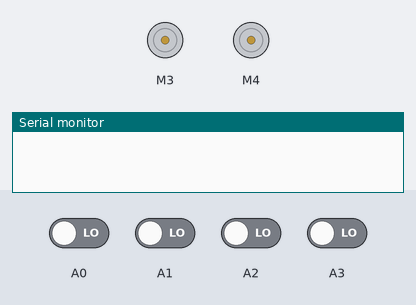
This sketch was run on a simulated Arduino Uno, built with avr-gcc and run on an emulated ATmega328P. Shown: 2 × DC motor (green arrow = forward, orange = backward, longer = faster), the last lines printed to the serial monitor. Inputs (shaded band) come from the test bench; at power-on: A0–3 LOW.

Above: at 1.2 s.
1.3 s: A0 driven HIGH
At 2.5 s:
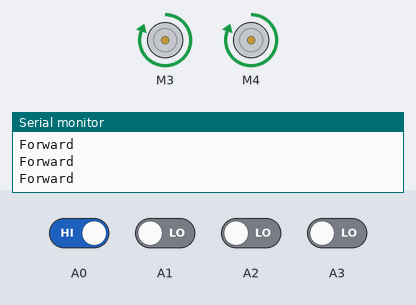
2.8 s: A1 driven HIGH
At 4.0 s:
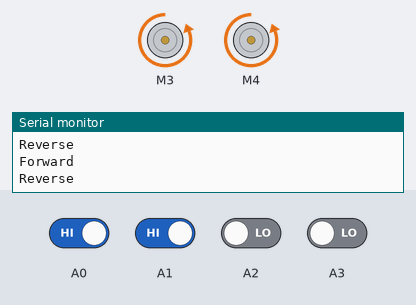
4.3 s: A2 driven HIGH
At 5.4 s:
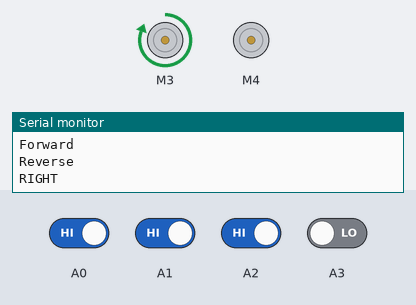
5.8 s: A3 driven HIGH
At 6.9 s:
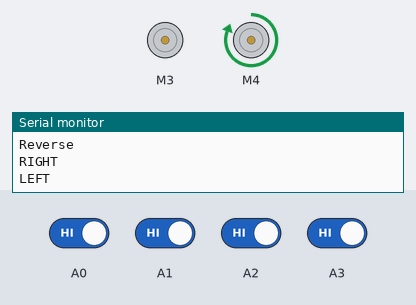
7.3 s: A3 driven LOW
At 8.4 s:
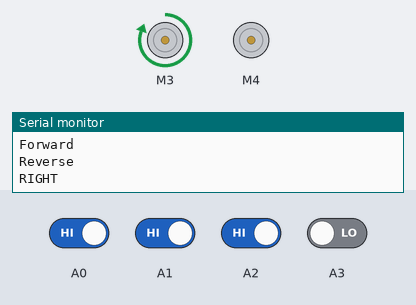
8.8 s: A2 driven LOW
At 9.9 s:
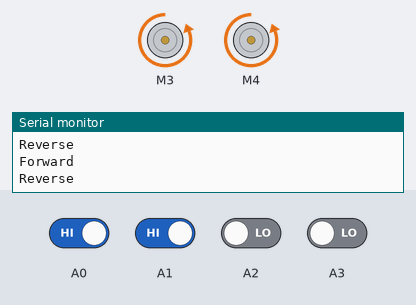
Timing chart, 0 to 11.3 s (numbered marks = the images above; inputs shaded):
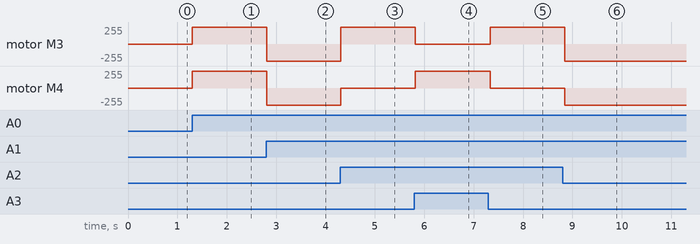

The sketch:

Uno.ino
```cpp
#include<AFMotor.h>
AF_DCMotor motor_right(3);
AF_DCMotor motor_left(4);
int forward=0;
int backward=0;
int right=0;
int left=0;
void setup()
{
 pinMode(A2,INPUT);
 pinMode(A3,INPUT);
 pinMode(A4,INPUT);
 pinMode(A5,INPUT);
 Serial.begin(9600);
 motor_right.setSpeed(255);
 motor_left.setSpeed(255);
 motor_right.run(RELEASE);
 motor_left.run(RELEASE);
}
void loop()
{
  forward=digitalRead(A0);
  backward=digitalRead(A1);
  right=digitalRead(A2);
  left=digitalRead(A3);
   if(forward==HIGH)
    {
     motor_right.run(FORWARD);
     motor_left.run(FORWARD);
     Serial.println("Forward");
    }
   if(backward==HIGH)
    {
     motor_right.run(BACKWARD);
     motor_left.run(BACKWARD);
     Serial.println("Reverse");
    }
    if(right==HIGH)
     {
      motor_right.run(FORWARD);
      motor_left.run(RELEASE);
      Serial.println("RIGHT");
     }
     if(left==HIGH)
      {
       motor_right.run(RELEASE);
       motor_left.run(FORWARD);
       Serial.println("LEFT");
      }
   if(left==LOW&&right==LOW&&forward==LOW&&backward==LOW)
   {
       motor_right.run(RELEASE);
       motor_left.run(RELEASE);
   }
   delay(100);
}
```

Measured:
- after the input at 1.3 s, motor M3, motor M4: stopped → forward 255/255 at once
- after the input at 2.8 s, motor M3, motor M4: forward 255/255 → backward 255/255 at once
- after the input at 4.3 s, motor M3: backward 255/255 → forward 255/255 at once; motor M4: backward 255/255 → stopped at once
- after the input at 5.8 s, motor M3: forward 255/255 → stopped at once; motor M4: stopped → forward 255/255 at once
- after the input at 7.3 s, motor M3: stopped → forward 255/255 at once; motor M4: forward 255/255 → stopped at once
- after the input at 8.8 s, motor M3: forward 255/255 → backward 255/255 at once; motor M4: stopped → backward 255/255 at once
